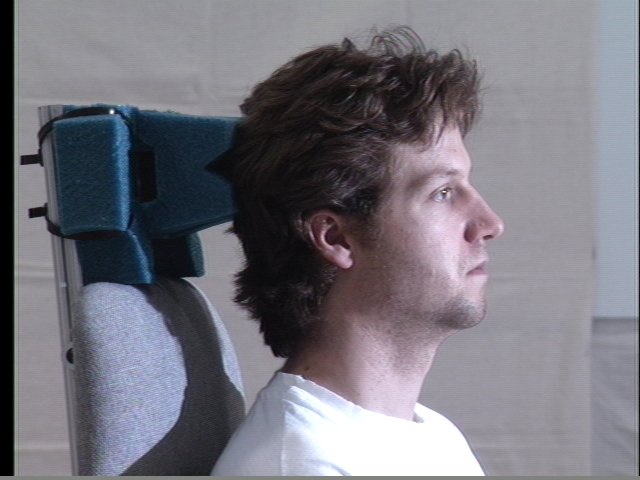
#> input picture AssignmentFour/test1.png, 640 x 480 px; its folder holds 3 pictures in this run
$ python PartII_Q4.py
#> lines starting #> are read from the running program, lines starting #| are printed output that depends on the picture; after the words box and inside, x2 and y2 are one past the last pixel; in counts of white or black regions, pixels touching at a corner belong together
import cv2


def detect_face(img_name):
#> called with img_name = 'test1.png'
	face_cascade = cv2.CascadeClassifier('haarcascade_frontalface_default.xml')
	# 'haarcascade_frontalface_default.xml' is provided by opencv, you can find it ine the opencv folder
	img = cv2.imread(img_name)
#> img is the input picture: shape (480, 640, 3); mean B, G, R 124.8, 116.3, 117.8
	gray = cv2.cvtColor(img, cv2.COLOR_BGR2GRAY)
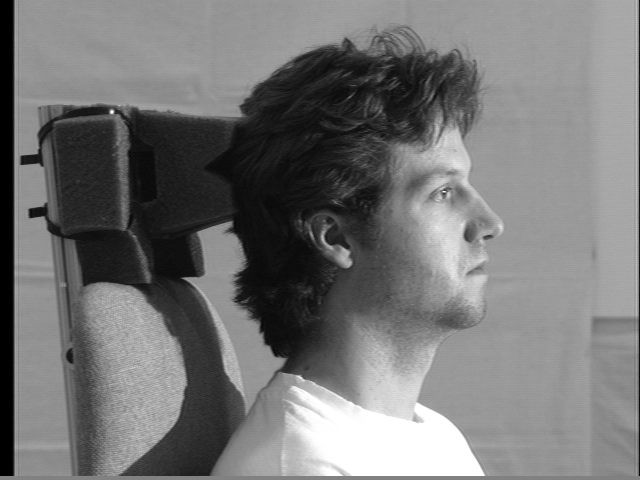
#> gray: shape (480, 640); min 0, max 255, mean 117.7
	faces = face_cascade.detectMultiScale(gray)
#> faces = ()
	if not len(faces):
		print('no face detected for', img_name)
	else:
		print(len(faces), 'faces detected for', img_name)

		for (x, y, w, h) in faces:
			cv2.rectangle(img, (x, y), (x + w, y + h), (255, 0, 0), 2)

		cv2.imwrite(img_name[:-4] + '_result' + img_name[-4:], img)


if __name__ == '__main__':
	for i in range(1, 4):
		img_name = 'test' + str(i) + '.png'
		detect_face(img_name)
#> pass 2 of the loop `for i in range(1, 4):`:
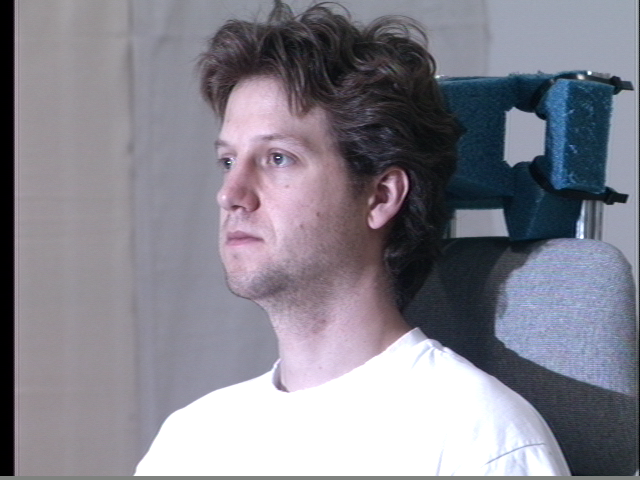
#> input picture AssignmentFour/test2.png, 640 x 480 px
#> in detect_face, img is the input picture: shape (480, 640, 3); mean B, G, R 142, 131.6, 133.3
#> in detect_face (call 2), `gray = cv2.cvtColor(img, cv2.COLOR_BGR2GRAY)`:
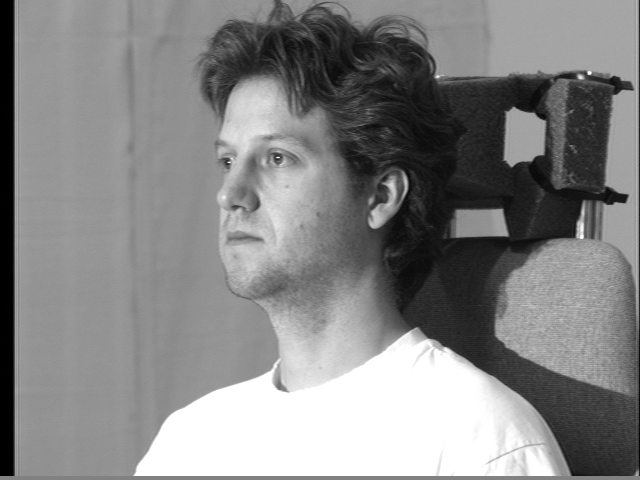
#> gray: shape (480, 640); min 0, max 255, mean 133.3
#> faces = [[218, 240, 46, 46], [149, 83, 207, 207]]
#| 2 faces detected for test2.png
#> the loop in detect_face (call 2), `for (x, y, w, h) in faces:` made 2 passes
#> after the loop in detect_face (call 2), `for (x, y, w, h) in faces:`:
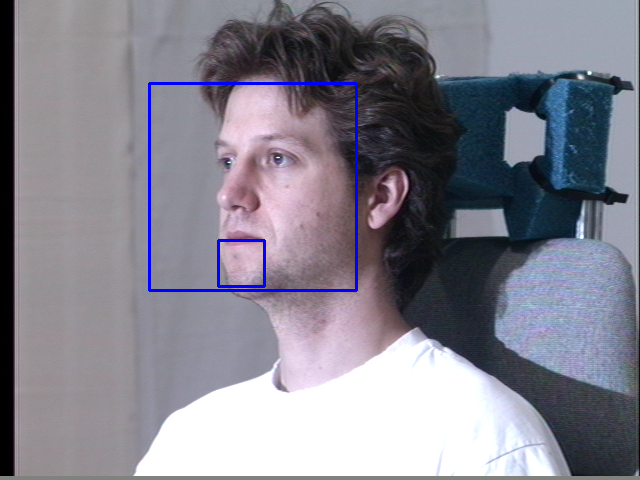
#> img: shape (480, 640, 3); 0.99% of pixels changed, all inside (x1, y1, x2, y2) = (148, 82, 358, 292)
#> pass 3 of the loop `for i in range(1, 4):`:
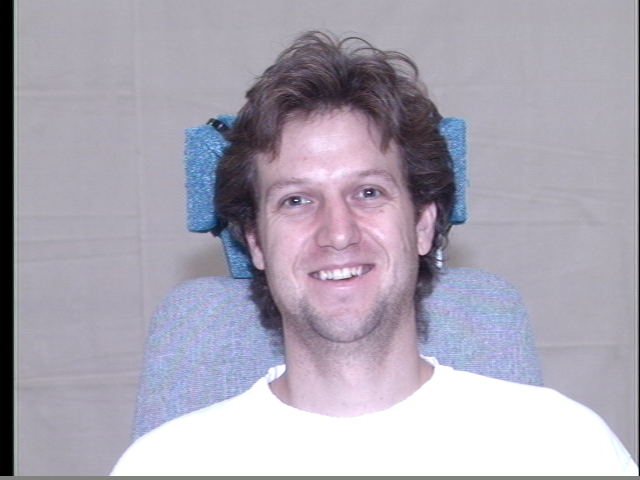
#> input picture AssignmentFour/test3.png, 640 x 480 px
#> in detect_face, img is the input picture: shape (480, 640, 3); mean B, G, R 180.2, 166.7, 171.6
#> in detect_face (call 3), `gray = cv2.cvtColor(img, cv2.COLOR_BGR2GRAY)`:
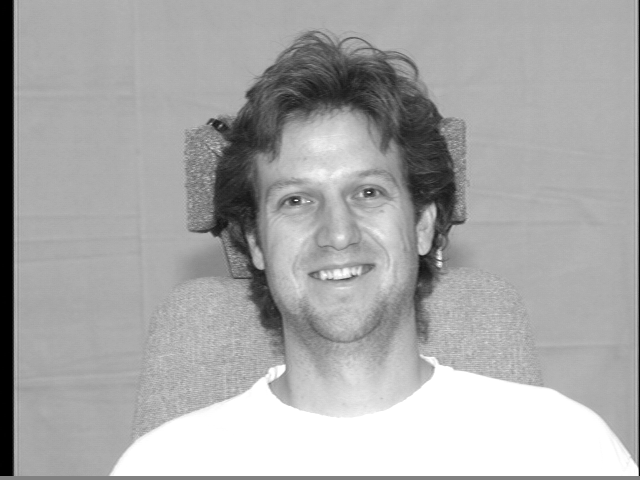
#> gray: shape (480, 640); min 0, max 255, mean 169.7
#> faces = [[239, 124, 193, 193]]
#| 1 faces detected for test3.png
#> the loop in detect_face (call 3), `for (x, y, w, h) in faces:` made 1 pass
#> after the loop in detect_face (call 3), `for (x, y, w, h) in faces:`:
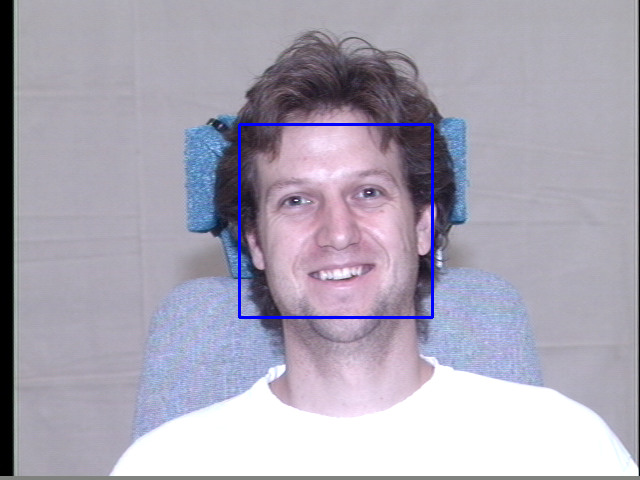
#> img: shape (480, 640, 3); 0.75% of pixels changed, all inside (x1, y1, x2, y2) = (238, 123, 434, 319)

		# the pose of test1 can not be detected.
		# test2 can be detected but it has big deviation, which takes chin as face.
		# test3 is well-detected, and the face area is almost outlined.
